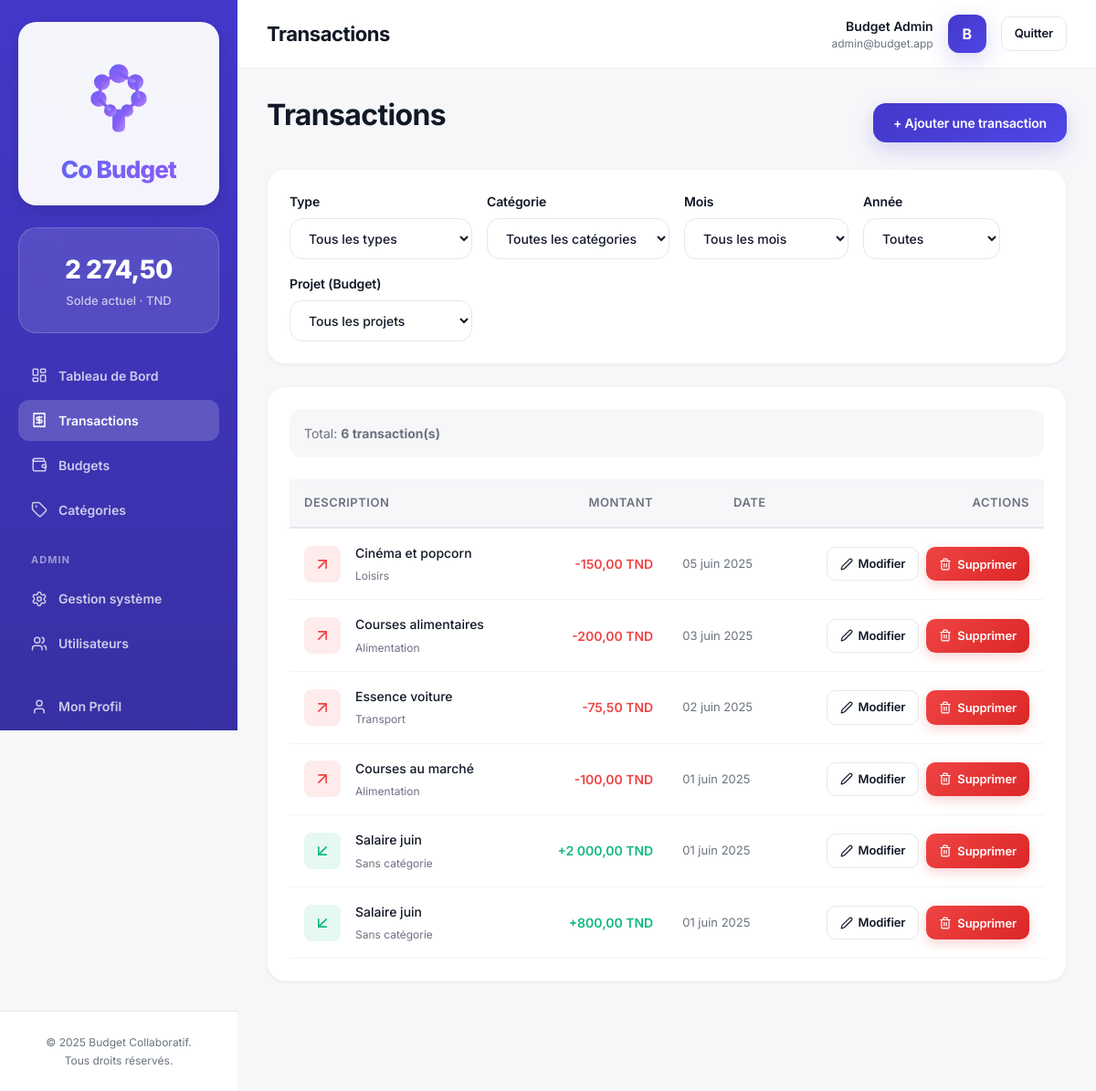
Page /modules/transactions/list.php (signed in) on the committed database.
### tables this page shows
CREATE TABLE IF NOT EXISTS transactions (
  id INT PRIMARY KEY AUTO_INCREMENT,
  montant DECIMAL(10, 2) NOT NULL,
  type ENUM('revenu', 'depense') NOT NULL,
  description VARCHAR(255),
  date_transaction DATE NOT NULL,
  id_utilisateur INT NOT NULL,
  id_budget INT,
  id_categorie INT,
  date_creation TIMESTAMP DEFAULT CURRENT_TIMESTAMP,
  updated_at TIMESTAMP DEFAULT CURRENT_TIMESTAMP ON UPDATE CURRENT_TIMESTAMP,
  FOREIGN KEY (id_utilisateur) REFERENCES utilisateurs(id) ON DELETE CASCADE,
  FOREIGN KEY (id_budget) REFERENCES budgets(id) ON DELETE SET NULL,
  FOREIGN KEY (id_categorie) REFERENCES categories(id) ON DELETE SET NULL,
  INDEX idx_utilisateur (id_utilisateur),
  INDEX idx_budget (id_budget),
  INDEX idx_categorie (id_categorie),
  INDEX idx_date (date_transaction),
  INDEX idx_type (type)
);

CREATE TABLE IF NOT EXISTS categories (
  id INT PRIMARY KEY AUTO_INCREMENT,
  nom VARCHAR(100) NOT NULL,
  icone VARCHAR(50),
  couleur VARCHAR(7),
  est_defaut BOOLEAN DEFAULT FALSE,
  id_utilisateur INT,
  date_creation TIMESTAMP DEFAULT CURRENT_TIMESTAMP,
  FOREIGN KEY (id_utilisateur) REFERENCES utilisateurs(id) ON DELETE CASCADE,
  INDEX idx_utilisateur (id_utilisateur),
  INDEX idx_defaut (est_defaut)
);

### helpers/auth_helper.php (called while the page is built, shortened)
<?php
function getCurrentUser() {
    return $_SESSION['user'] ?? null;
}
function isGuest() {
    $user = getCurrentUser();
    return $user && ($user['role'] === ROLE_GUEST || !empty($user['is_guest']));
}

### helpers/format_helper.php (called while the page is built, shortened)
<?php
function formatMoney($amount, $currency = 'TND') {
    $formatted = number_format((float) $amount, 2, ',', ' ');
    return $formatted . ' ' . $currency;
}
function formatDate($date) {
    $months = [
        1 => 'janvier', 2 => 'février', 3 => 'mars', 4 => 'avril',
        5 => 'mai', 6 => 'juin', 7 => 'juillet', 8 => 'août',
        9 => 'septembre', 10 => 'octobre', 11 => 'novembre', 12 => 'décembre'
    ];
    $dateObj = new DateTime($date);
    $day = $dateObj->format('d');
    $month = $dateObj->format('n');
    $year = $dateObj->format('Y');
    return $day . ' ' . $months[$month] . ' ' . $year;
}

### views/partials/transaction_row.php (the view, shortened to what this page needs)
<?php
require_once __DIR__ . '/../../helpers/format_helper.php';
$showActions = $showActions ?? TRUE;
$transactionType = $transaction['type'];
$isIncome = $transactionType === 'revenu';
$amount = $transaction['montant'];
$formattedAmount = formatMoney($amount);
$amountColor = $isIncome ? '#10B981' : '#EF4444';
$amountSign = $isIncome ? '+' : '-';
$categoryName = $transaction['categorie'] ?? 'Sans catégorie';
$transactionDate = formatDate($transaction['date_transaction']);
$description = $transaction['description'] ?? '';
?>
<tr style="border-bottom: 1px solid var(--color-border);">
    <td style="padding: var(--spacing-base);">
        <div style="
            display: flex;
            align-items: center;
            gap: var(--spacing-base);
        ">
            <div style="
                width: 40px;
                height: 40px;
                border-radius: 8px;
                background-color: rgba(<?php echo $isIncome ? '16, 185, 129' : '239, 68, 68'; ?>, 0.1);
                display: flex;
                align-items: center;
                justify-content: center;
                color: <?php echo $amountColor; ?>;
            ">
                <i data-lucide="<?php echo $isIncome ? 'arrow-down-left' : 'arrow-up-right'; ?>" style="width: 20px; height: 20px;"></i>
            </div>
            <div style="flex: 1;">
                <?php if ($description): ?>
                    <p style="
                        font-weight: 500;
                        margin: 0;
                        color: var(--color-text-primary);
                    ">
                        <?php echo htmlspecialchars($description); ?>
                    </p>
                <?php endif; ?>
                <p style="
                    font-size: 12px;
                    color: var(--color-text-secondary);
                    margin: 4px 0 0 0;
                ">
                    <?php echo htmlspecialchars($categoryName); ?>
                </p>
            </div>
        </div>
    </td>
    <td style="
        padding: var(--spacing-base);
        text-align: right;
        font-weight: 600;
        color: <?php echo $amountColor; ?>;
    ">
        <?php echo $amountSign; ?><?php echo htmlspecialchars($formattedAmount); ?>
    </td>
    <td style="
        padding: var(--spacing-base);
        font-size: 13px;
        color: var(--color-text-secondary);
    ">
        <?php echo $transactionDate; ?>
    </td>
    <?php if ($showActions && !isGuest()): ?>
        <td style="padding: var(--spacing-base); text-align: right;">
            <div style="display: flex; gap: var(--spacing-sm); justify-content: flex-end;">
                <a href="<?php echo BASE_URL; ?>/modules/transactions/edit.php?id=<?php echo $transaction['id']; ?>" class="btn btn-secondary btn-sm" title="Modifier" style="display: inline-flex; align-items: center; gap: 6px;">
                    <i data-lucide="edit-2" style="width: 14px; height: 14px;"></i> Modifier
                </a>
                <button type="button" class="btn btn-danger btn-sm js-delete-btn" data-url="<?php echo BASE_URL; ?>/modules/transactions/delete.php?id=<?php echo $transaction['id']; ?>" data-message="Êtes-vous sûr de vouloir supprimer cette transaction ?" title="Supprimer" style="display: inline-flex; align-items: center; gap: 6px;">
                    <i data-lucide="trash-2" style="width: 14px; height: 14px;"></i> Supprimer
                </button>
            </div>
        </td>
    <?php endif; ?>
</tr>

### modules/transactions/list.php (shortened to what this page needs)
<?php
require_once '../../config/database.php';
require_once '../../helpers/auth_helper.php';
require_once '../../helpers/validation_helper.php';
require_once '../../helpers/format_helper.php';
$userId = getCurrentUserId();
$filterType = sanitize($_GET['type'] ?? '');
$filterCategory = sanitize($_GET['category'] ?? '');
$filterMonth = sanitize($_GET['month'] ?? '');
$query = 'SELECT t.*, c.nom as categorie, b.nom as budget_nom, u.prenom as user_prenom, u.nom as user_nom
          FROM transactions t
          LEFT JOIN categories c ON t.id_categorie = c.id
          LEFT JOIN budgets b ON t.id_budget = b.id
          LEFT JOIN utilisateurs u ON t.id_utilisateur = u.id
          WHERE (
              t.id_utilisateur = ?
              OR t.id_budget IN (
                  SELECT id FROM budgets WHERE id_createur = ?
                  UNION
                  SELECT id_budget FROM budget_membres WHERE id_utilisateur = ?
              )
          )';
$params = [$userId, $userId, $userId];
$query .= ' ORDER BY t.date_transaction DESC LIMIT 100';
try {
    $stmt = $pdo->prepare($query);
    $stmt->execute($params);
    $transactions = $stmt->fetchAll();
} catch (PDOException $e) {
    $error = 'Erreur lors du chargement des transactions.';
    error_log('Database error: ' . $e->getMessage());
}
require_once '../../views/layouts/header.php';
?>
<div style="margin-bottom: var(--spacing-lg);">
    <div class="flex-between" style="margin-bottom: var(--spacing-lg);">
        <h1>Transactions</h1>
        <?php if (!isGuest()): ?>
            <a href="<?php echo BASE_URL; ?>/modules/transactions/add.php" class="btn btn-primary">
                + Ajouter une transaction
            </a>
        <?php endif; ?>
    </div>
    <div class="card">
        <form method="GET" style="display: flex; gap: var(--spacing-base); align-items: flex-end; flex-wrap: wrap;">
            <div class="form-group" style="margin-bottom: 0; flex: 0 1 200px;">
                <label for="type">Type</label>
                <select id="type" name="type" onchange="this.form.submit()">
                    <option value="">Tous les types</option>
                </select>
            </div>
            <div class="form-group" style="margin-bottom: 0; flex: 0 1 200px;">
                <label for="category">Catégorie</label>
                <select id="category" name="category" onchange="this.form.submit()">
                    <option value="">Toutes les catégories</option>
                </select>
            </div>
            <div class="form-group" style="margin-bottom: 0; flex: 0 1 180px;">
                <label for="month">Mois</label>
                <select id="month" name="month" onchange="this.form.submit()">
                    <option value="">Tous les mois</option>
                </select>
            </div>
            <div class="form-group" style="margin-bottom: 0; flex: 0 1 150px;">
                <label for="year">Année</label>
                <select id="year" name="year" onchange="this.form.submit()">
                    <option value="">Toutes</option>
                </select>
            </div>
            <div class="form-group" style="margin-bottom: 0; flex: 0 1 200px;">
                <label for="budget">Projet (Budget)</label>
                <select id="budget" name="budget" onchange="this.form.submit()">
                    <option value="">Tous les projets</option>
                </select>
            </div>
        </form>
    </div>
</div>
<div class="card">
    <div style="padding: var(--spacing-base); margin-bottom: var(--spacing-lg); background-color: var(--color-bg); border-radius: var(--radius); font-size: 14px; color: var(--color-text-secondary);">
        Total: <strong><?php echo count($transactions); ?> transaction(s)</strong>
    </div>
    <?php if (empty($transactions)): ?>
        <div style="padding: var(--spacing-lg); text-align: center;">
            <p class="text-center text-muted">
                Aucune transaction trouvée.
            </p>
            <p style="font-size: 12px; color: #999; margin-top: var(--spacing-base);">
                Utilisateur ID: <?php echo htmlspecialchars($userId); ?> |
                Type: <?php echo htmlspecialchars($filterType ?: 'tous'); ?> |
                Catégorie: <?php echo htmlspecialchars($filterCategory ?: 'toutes'); ?> |
                Mois: <?php echo htmlspecialchars($filterMonth ?: 'tous'); ?>
            </p>
            <a href="<?php echo BASE_URL; ?>/modules/transactions/add.php" class="btn btn-primary" style="margin-top: var(--spacing-base);">
                + Ajouter une transaction
            </a>
        </div>
    <?php else: ?>
        <table class="transaction-table">
            <thead>
                <tr style="border-bottom: 2px solid var(--color-border);">
                    <th style="padding: var(--spacing-base);">Description</th>
                    <th style="padding: var(--spacing-base); text-align: right;">Montant</th>
                    <th style="padding: var(--spacing-base); text-align: right;">Date</th>
                    <th style="padding: var(--spacing-base); text-align: right;">Actions</th>
                </tr>
            </thead>
            <tbody>
                <?php foreach ($transactions as $transaction):
                    $showActions = TRUE;
                    require '../../views/partials/transaction_row.php';
                endforeach; ?>
            </tbody>
        </table>
    <?php endif; ?>
</div>
<?php require_once '../../views/layouts/footer.php'; ?>

### rows in the picture
transactions: description "Cinéma et popcorn", id_categorie.nom "Loisirs", type "-", montant "150,00 TND", date_transaction "05 juin 2025"
transactions: description "Courses alimentaires", id_categorie.nom "Alimentation", type "-", montant "200,00 TND", date_transaction "03 juin 2025"
transactions: description "Essence voiture", id_categorie.nom "Transport", type "-", montant "75,50 TND", date_transaction "02 juin 2025"
transactions: description "Courses au marché", id_categorie.nom "Alimentation", type "-", montant "100,00 TND", date_transaction "01 juin 2025"
transactions: description "Salaire juin", categoryName "Sans catégorie", type "+", montant "2 000,00 TND", date_transaction "01 juin 2025"
transactions: description "Salaire juin", categoryName "Sans catégorie", type "+", montant "800,00 TND", date_transaction "01 juin 2025"

### other values in the picture
$currentBalance "2 274,50"
$item['label'] "Tableau de Bord"
$item['label'] "Transactions"
$item['label'] "Budgets"
$item['label'] "Catégories"
$item['label'] "Gestion système"
$item['label'] "Utilisateurs"
$pageTitle "Transactions"
$user['prenom'] "Budget"
$user['nom'] "Admin"
$user['email'] "admin@budget.app"
substr($user['prenom'], 0, 1) "B"
count($transactions) "6"
APP_NAME "Budget Collaboratif"
